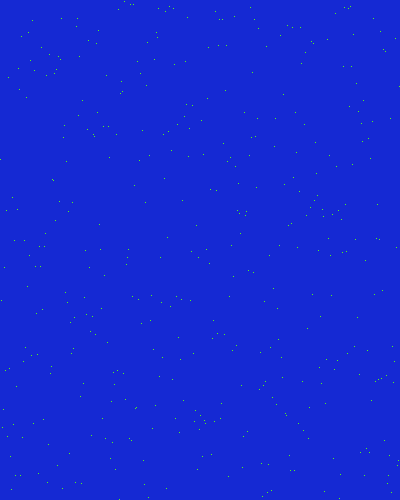
Frame 1 (no input)
Frame 60 (the mouse pressed at the canvas centre just before this capture): identical to frame 1, image omitted
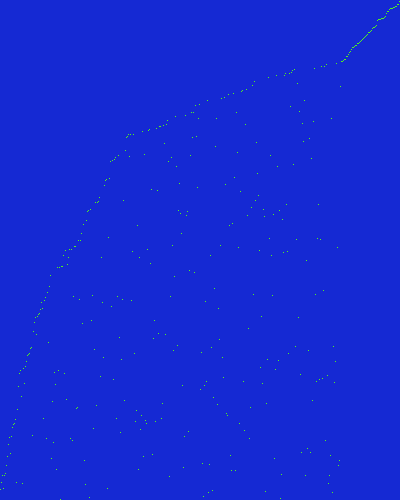
Frame 120 (the mouse held since frame 60 and released just before this capture)

The Processing sketch that drew these frames (run headless with seeded random() and noise(); from frame 60 on, the mouse is pressed at the canvas centre):

// Processing sketch: sketch__03_VisualArraySorter
// ── sketch__03_VisualArraySorter.pde
import java.util.Random;

int [] intArray;
void setup() {
  size(400, 500);
  intArray = new int[width];
  Random rand = new Random();
  for (int j = 0; j < intArray.length; j++) {
     intArray[j] = rand.nextInt(height);
  }
  noStroke();
}

void draw() {
  background(#1529D3);
  fill(81, 240, 34);
  for (int i = 0; i < intArray.length; i++) {

      rect(i, height - intArray[i], 1, 1);                            
  }  
  if (mousePressed == true) {
  stepSort(intArray);
}       
}

                                              
void stepSort(int[] arr) {
  for (int i = 1; i < arr.length; i++) {
    if (arr[i - 1] > arr[i]) {
      int t = arr[i];
      arr[i] = arr[i - 1];
      arr[i - 1] = t;
    }
  }
}
